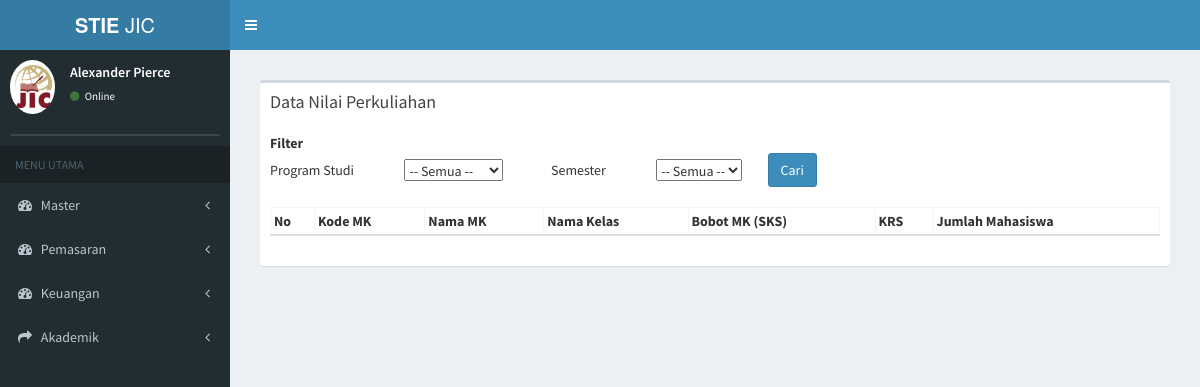
The app's page /index.php/nilai_perkuliahan, older data.
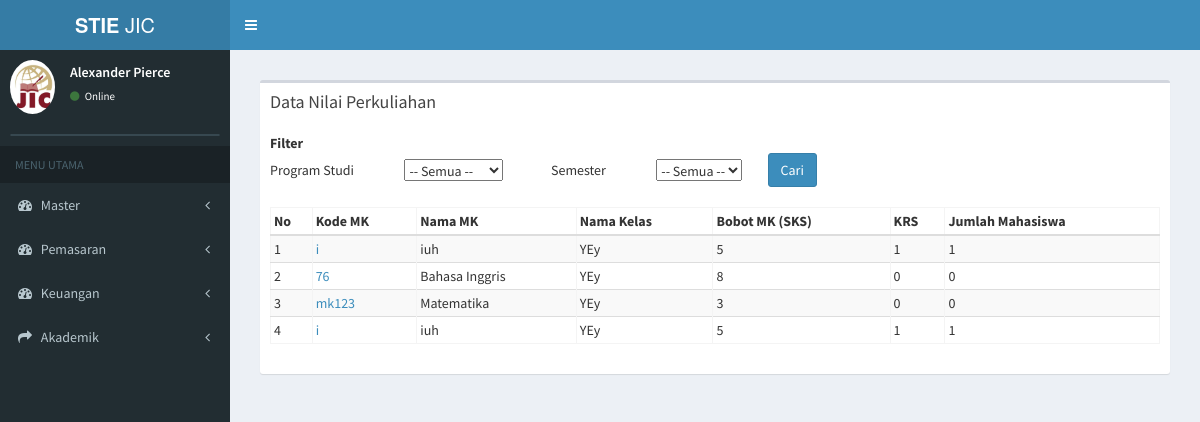
The same page, newer data.
### tables this page shows
CREATE TABLE `tb_kp` (
  `id_kp` varchar(11) NOT NULL,
  `nama_kelas` varchar(50) NOT NULL,
  `id_prodi` varchar(7) NOT NULL,
  `id_periode` varchar(5) NOT NULL,
  `kode_matkul` varchar(12) NOT NULL,
  `bahasan` text NOT NULL,
  `tgl_mulai` date NOT NULL,
  `tgl_akhir` date NOT NULL,
  `id_dosen` varchar(20) NOT NULL
);

CREATE TABLE `tb_matkul` (
  `kode_matkul` varchar(50) NOT NULL,
  `nama_matkul` varchar(100) NOT NULL,
  `id_prodi` varchar(10) NOT NULL,
  `jenis_matkul` varchar(20) NOT NULL,
  `bobot_matkul` int(11) NOT NULL,
  `bobot_praktikum` int(11) NOT NULL,
  `bobot_tatap_muka` int(11) NOT NULL,
  `bobot_praktik_lapangan` int(11) NOT NULL,
  `bobot_simulasi` int(11) NOT NULL,
  `metode_pembelajaran` varchar(100) NOT NULL,
  `tanggal_mulai` date NOT NULL,
  `tanggal_akhir` date NOT NULL
);

CREATE TABLE `tb_total_mhs` (
  `id_kp` varchar(20) NOT NULL,
  `total_mhs` int(11) NOT NULL
);

### application/controllers/nilai_perkuliahan.php (called while the page is built, shortened)
<?php
class Nilai_perkuliahan extends CI_Controller {
	public function __construct()
	{
		$this->load->model('kelas_perkuliahan_model');
		$this->load->model('daftar_ulang_model');
		$this->load->model('finance_model');
		$this->load->model('nilai_perkuliahan_model');
	}
	public function index(){
				$data['getProdi'] = $this->daftar_ulang_model->getProdi();
				$data['getPeriode'] = $this->daftar_ulang_model->getPeriode();
				$data['kp'] = $this->kelas_perkuliahan_model->data_kp();
				$data['main_view'] = 'Nilai_perkuliahan/nilai_perkuliahan_view';
				$this->load->view('template', $data);
	}
}

### index.php (called while the page is built, shortened)
<?php
require_once BASEPATH.'core/CodeIgniter.php';

### application/models/kelas_perkuliahan_model.php (called while the page is built, shortened)
<?php
class Kelas_perkuliahan_model extends CI_Model {
	public function data_kp(){
		$this->db->select('*');
		 $this->db->from('tb_kp');
		 $this->db->join('tb_prodi','tb_prodi.id_prodi=tb_kp.id_prodi');
     $this->db->join('tb_periode','tb_periode.id_periode=tb_kp.id_periode');
     $this->db->join('tb_matkul','tb_matkul.kode_matkul=tb_kp.kode_matkul');
     $this->db->join('tb_dosen','tb_dosen.id_dosen=tb_kp.id_dosen');
     $this->db->join('tb_total_mhs','tb_total_mhs.id_kp=tb_kp.id_kp');
		 $query = $this->db->get();
		 return $query->result();
	}
}

### application/views/Nilai_perkuliahan/nilai_perkuliahan_view.php (the view, shortened to what this page needs)
<section class="content">
  <div class="row">
    <div class="col-xs-12">
      <div class="box">
        <div class="box-header">
          <h3 class="box-title">Data Nilai Perkuliahan</h3>
        </div>
        <div class="box-body">
          <table class="">
            <tbody>
              <form method="get" action="<?php echo base_url("nilai_perkuliahan/filter_kp/")?>">
              <tr>
                <th>Filter</th>
              </tr>
              <tr>
                <td>Program Studi</td>
                <td>&nbsp;&nbsp;&nbsp;&nbsp;&nbsp;&nbsp;&nbsp;&nbsp;&nbsp;&nbsp;&nbsp;&nbsp;&nbsp;&nbsp;&nbsp;&nbsp;&nbsp;
                  <select name="id_prodi" onchange="return get_prodi_periode2(this.value)">
                    <option value="">-- Semua --</option>
                  </select>
                </td>
                <td>&nbsp;&nbsp;&nbsp;&nbsp;&nbsp;&nbsp;&nbsp;&nbsp;&nbsp;&nbsp;&nbsp;&nbsp;&nbsp;&nbsp;&nbsp;&nbsp;&nbsp;Semester</td>
                <td>&nbsp;&nbsp;&nbsp;&nbsp;&nbsp;&nbsp;&nbsp;&nbsp;&nbsp;&nbsp;&nbsp;&nbsp;&nbsp;&nbsp;&nbsp;&nbsp;&nbsp;
                  <select name="id_periode" id="id_periode2">
                    <option value="">-- Semua --</option>
                  </select>
                </td>
                <td>
                  &nbsp;&nbsp;&nbsp;&nbsp;&nbsp;&nbsp;&nbsp;&nbsp;&nbsp;<input type="submit" class="btn btn-primary" value="Cari">
                </td>
              </tr>
            </tbody>
          </table>
           <br>
          <table id="example3" class="table2 table-bordered table-striped">
            <thead>
            <tr>
              <th>No</th>
              <th>Kode MK</th>
              <th>Nama MK</th>
              <th>Nama Kelas</th>
              <th>Bobot MK (SKS)</th>
              <th>KRS</th>
              <th>Jumlah Mahasiswa</th>
            </tr>
            </thead>
            <tbody>
            <?php
            $no = 0;
            foreach ($kp as $data) { ?>
             <?php
              echo '
            <tr>
              <td>'.++$no.'</td>
              <td><a href="'.base_url('nilai_perkuliahan/detail_nilai/'.$data->id_kp).'">'.$data->kode_matkul.'</a></td>
              <td>'.$data->nama_matkul.'</td>
              <td>'.$data->nama_kelas.'</td>
              <td>'.$data->bobot_matkul.'</td>
              <td>'.$data->total_mhs.'</td>
              <td>'.$data->total_mhs.'</td>
              </tr>
            ' ;
          }
          ?>
            </tbody>
          </table>
        </div>
      </div>
    </div>
  </div>
</section>

Row changes from the older to the newer data that the page shows:
added tb_kp: kode_matkul.kode_matkul "i", kode_matkul.nama_matkul "iuh", nama_kelas "YEy", kode_matkul.bobot_matkul "5", tb_total_mhs.total_mhs "1"
added tb_kp: kode_matkul.kode_matkul "76", kode_matkul.nama_matkul "Bahasa Inggris", nama_kelas "YEy", kode_matkul.bobot_matkul "8", tb_total_mhs.total_mhs "0"
added tb_kp: kode_matkul.kode_matkul "mk123", kode_matkul.nama_matkul "Matematika", nama_kelas "YEy", kode_matkul.bobot_matkul "3", tb_total_mhs.total_mhs "0"
added tb_kp: kode_matkul.kode_matkul "i", kode_matkul.nama_matkul "iuh", nama_kelas "YEy", kode_matkul.bobot_matkul "5", tb_total_mhs.total_mhs "1"
